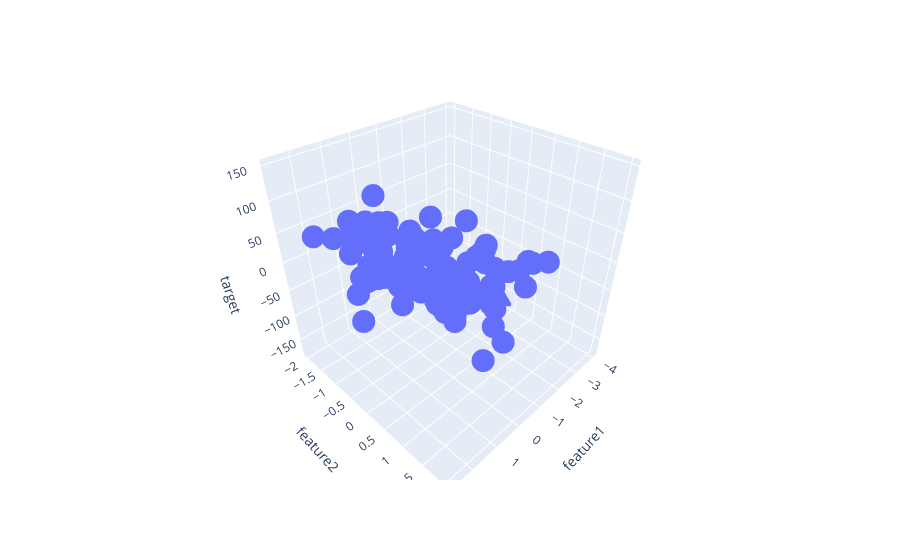

The notebook cell this image was saved under:
### Code cell
fig = px.scatter_3d(df, x='feature1', y='feature2', z='target')
fig.show()
